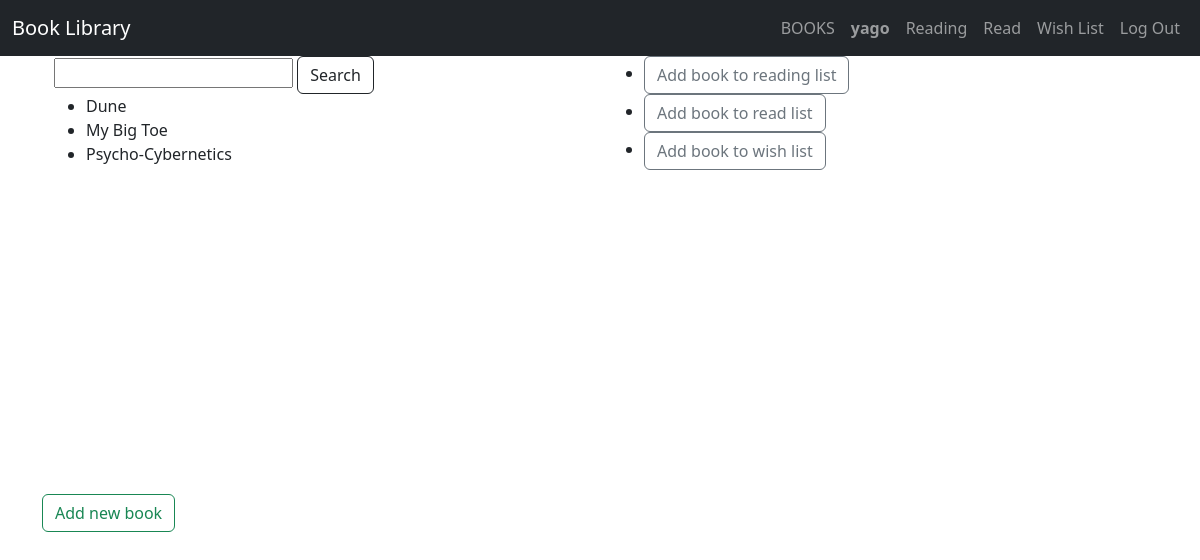
/my_books/ (signed in), run on an earlier commit of the app's database.
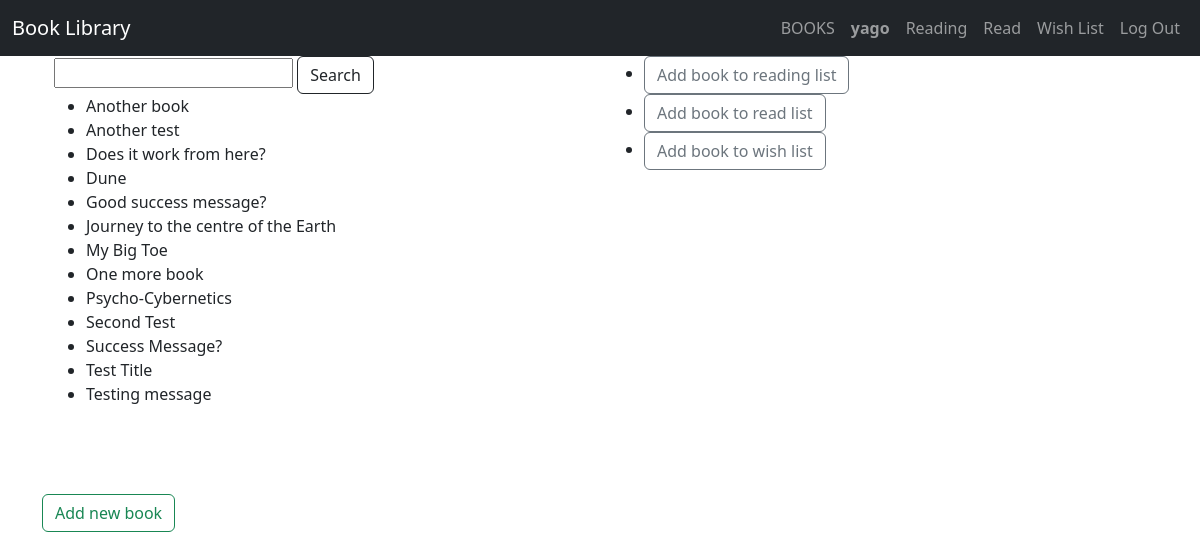
And on a later commit of the database.
### book_library/models.py (models this page shows, shortened)
class Book(models.Model):
    title = models.CharField(max_length=255)
    author = models.CharField(max_length=128)
    class Genre(models.IntegerChoices):
        SELF_IMPROVEMENT = 1
        BIOGRAPHY = 2
        ECONOMY = 3
        FICTION = 4
        SCIENCE = 5
        MINDSET = 6
        OTHER = 7
    genre = models.IntegerField(choices=Genre.choices)
    class Meta:
        constraints = [
            models.UniqueConstraint(fields=['title', 'author'], name='one unique title per author')
        ]

### book_library/views.py (the view)
# urls.py: path("my_books/", views.my_books, name="my_books"),
def my_books(request):
    if request.user.is_authenticated:
        all_books = Book.objects.all().order_by("title")
        context = {"all_books": all_books}
        return render(request, "book_library/my_books.html", context)
    else:
        return HttpResponseRedirect(reverse("book_library:login"))

### book_library/templates/book_library/my_books.html (shortened to what this page needs)
{% extends "book_library/layout.html" %}
{% load static %}
{% block body %}
<div class="container">
    <div class="row">
        <div class="col">
            <div class="row">
                <div class="col">
                    <div class="container">
                        <input type="search" id="search">
                        <button class="btn btn-outline-dark" id="search-button">Search</button>
                    </div>
                </div>
            </div>
            <div class="row">
                <div class="col">
                    <div class="container" id="allbooks-div">
                        <ul id="menu">
                            {% for book in all_books %}
                                <li id="{{ book.id }}">{{ book.title }}</li>
                            {% endfor %}
                        </ul>
                    </div>
                </div>
            </div>
            <div class="row">
                <div class="col">
                    <form action="{% url 'book_library:new_book' %}">
                        <button class="btn btn-outline-success">Add new book</button>
                    </form>
                </div>
            </div>
        </div>
        <div class="col">
            <div class="row">
                <div class="container">
                    <ul>
                        <li><button class="btn btn-outline-secondary" id="add-to-reading-button">Add book to reading list</button></li>
                        <li><button class="btn btn-outline-secondary" id="add-to-read-button">Add book to read list</button></li>
                        <li><button class="btn btn-outline-secondary" id="add-to-wish-button">Add book to wish list</button></li>
                    </ul>
                </div>
            </div>
        </div>
    </div>
</div>
{% endblock %}

What changed in the data, as far as the page shows it:
added Book: title "Another book"
added Book: title "Another test"
added Book: title "Does it work from here?"
added Book: title "Good success message?"
added Book: title "Journey to the centre of the Earth"
added Book: title "One more book"
added Book: title "Second Test"
added Book: title "Success Message?"
added Book: title "Test Title"
added Book: title "Testing message"
